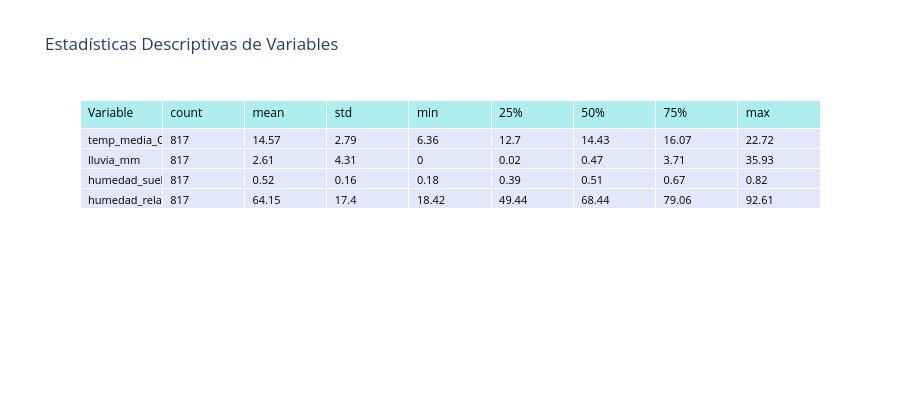

Notebook cell for this chart:
### Markdown cell above
## 8. RESUMEN ESTADÍSTICO

**Visualización:** Tabla interactiva con estadísticas

**Qué muestra:**
- Media, desviación estándar, mínimo, máximo
- Percentiles importantes
- Resumen completo de cada variable

### Code cell
print("\n" + "="*70)
print("8. RESUMEN ESTADÍSTICO")
print("="*70)

# Estadísticas descriptivas
stats_df = df[['temp_media_C', 'lluvia_mm', 'humedad_suelo_frac', 'humedad_relativa_pct']].describe().T
stats_df = stats_df.round(2)

# Crear tabla
fig = go.Figure(data=[go.Table(
    header=dict(
        values=['Variable'] + list(stats_df.columns),
        fill_color='paleturquoise',
        align='left',
        font=dict(color='black', size=12)
    ),
    cells=dict(
        values=[stats_df.index] + [stats_df[col] for col in stats_df.columns],
        fill_color='lavender',
        align='left',
        font=dict(color='black', size=11)
    )
)])

fig.update_layout(
    title='Estadísticas Descriptivas de Variables',
    height=400,
    template='plotly_white'
)

fig.show()
fig.write_html("../data/reports/08_estadisticas.html")
print("✓ Gráfica guardada: reports/08_estadisticas.html")

print("\n" + "="*70)
print("✅ VISUALIZACIÓN COMPLETADA")
print("="*70)
print("""
Se crearon 8 gráficas interactivas en HTML:
  ✓ 01_temperatura_temporal.html
  ✓ 02_lluvia_temporal.html
  ✓ 03_humedad_relativa_temporal.html
  ✓ 04_riesgos_plagas.html
  ✓ 05_mapa_calor_alerta.html
  ✓ 06_distribuciones.html
  ✓ 07_correlaciones.html
  ✓ 08_estadisticas.html

Abre cualquiera en tu navegador para explorar los datos.

Próximo paso: Notebook 06 - Modelos Predictivos
""")

### Figure 1 — Plotly figure (JSON) as saved in the notebook; plotly's stock layout.template omitted (floating-point values rounded to 4 significant figures)
{"data": [{"cells": {"align": "left", "fill": {"color": "lavender"}, "font": {"color": "black", "size": 11}, "values": [["temp_media_C", "lluvia_mm", "humedad_suelo_frac", "humedad_relativa_pct"], [817.0, 817.0, 817.0, 817.0], [14.57, 2.61, 0.52, 64.15], [2.79, 4.31, 0.16, 17.4], [6.36, 0.0, 0.18, 18.42], [12.7, 0.02, 0.39, 49.44], [14.43, 0.47, 0.51, 68.44], [16.07, 3.71, 0.67, 79.06], [22.72, 35.93, 0.82, 92.61]]}, "header": {"align": "left", "fill": {"color": "paleturquoise"}, "font": {"color": "black", "size": 12}, "values": ["Variable", "count", "mean", "std", "min", "25%", "50%", "75%", "max"]}, "type": "table"}], "layout": {"title": {"text": "Estadísticas Descriptivas de Variables"}, "height": 400}}
